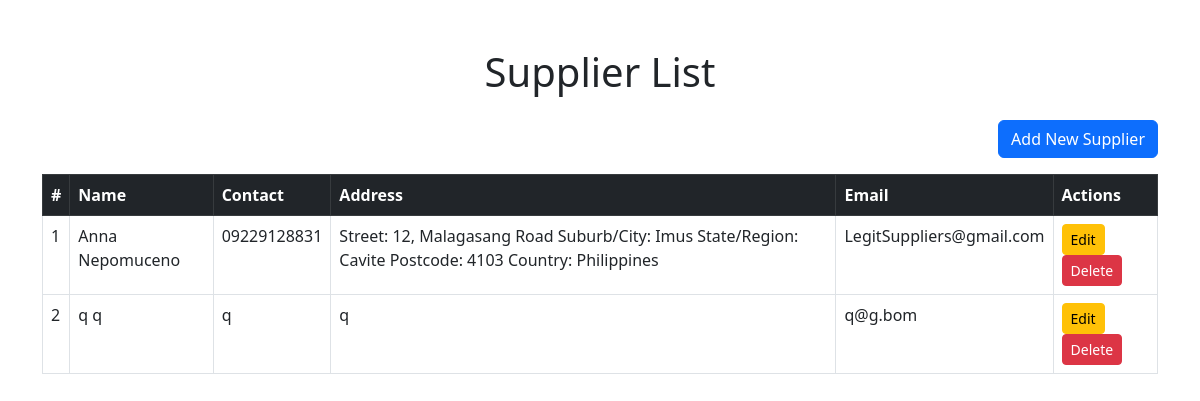
The page /Inventory/supplier/list/ on the database as committed earlier.
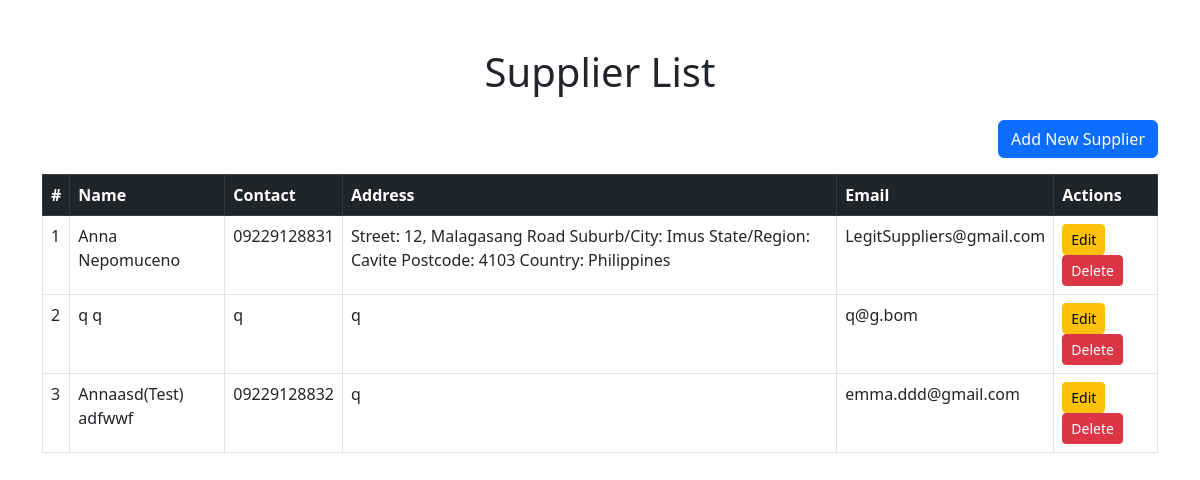
The same page on the database as committed later.
### Inventory/models.py (models this page shows, shortened)
class Supplier(models.Model):
    SupplierId = models.AutoField(primary_key=True)
    FirstName = models.CharField(max_length=100)
    LastName = models.CharField(max_length=100)
    Email = models.EmailField()
    Phone = models.CharField(max_length=15)
    Address = models.TextField(max_length=255)
    Description = models.TextField(max_length=255)

### Inventory/views.py (the view)
# urls.py: path('supplier/list/', views.supplier_list, name='supplier_list'),
def supplier_list(request):
    suppliers = Supplier.objects.all()  # Fetch all suppliers
    return render(request, 'inventory/supplier_list.html', {'suppliers': suppliers})

### Inventory/templates/Inventory/supplier_list.html (shortened to what this page needs)
<!DOCTYPE html>
<html lang="en">
<head>
    <link rel="stylesheet" href="https://cdn.jsdelivr.net/npm/bootstrap@5.3.0-alpha1/dist/css/bootstrap.min.css">
</head>
<body>
    <div class="container mt-5">
        <h1 class="text-center mb-4">Supplier List</h1>
        <div class="d-flex justify-content-end mb-3">
            <a href="{% url 'create_supplier' %}" class="btn btn-primary">Add New Supplier</a>
        </div>
        <table class="table table-bordered table-hover">
            <thead class="table-dark">
                <tr>
                    <th>#</th>
                    <th>Name</th>
                    <th>Contact</th>
                    <th>Address</th>
                    <th>Email</th>
                    <th>Actions</th>
                </tr>
            </thead>
            <tbody>
                {% for supplier in suppliers %}
                    <tr>
                        <td>{{ forloop.counter }}</td>
                        <td>{{ supplier.FirstName }} {{ supplier.LastName }}</td>
                        <td>{{ supplier.Phone }}</td>
                        <td>{{ supplier.Address }}</td>
                        <td>{{ supplier.Email }}</td>
                        <td>
                            {% if supplier.SupplierId %}
                                <a href="{% url 'update_supplier' supplier.SupplierId %}" class="btn btn-warning btn-sm">Edit</a>
                                <a href="{% url 'delete_supplier' supplier.SupplierId %}" class="btn btn-danger btn-sm"
                                   onclick="return confirm('Are you sure you want to delete this supplier?');">Delete</a>
                            {% else %}
                                <span class="text-muted">No Actions Available</span>
                            {% endif %}
                        </td>
                    </tr>
                {% empty %}
                    <tr>
                        <td colspan="6" class="text-center">No suppliers found.</td>
                    </tr>
                {% endfor %}
            </tbody>
        </table>
    </div>
</body>
</html>

Rows that differ between the two databases and show on the page:
added Supplier: FirstName "Annaasd(Test)", LastName "adfwwf", Phone "09229128832", Address "q", Email "emma.ddd@gmail.com", shows "Edit"
